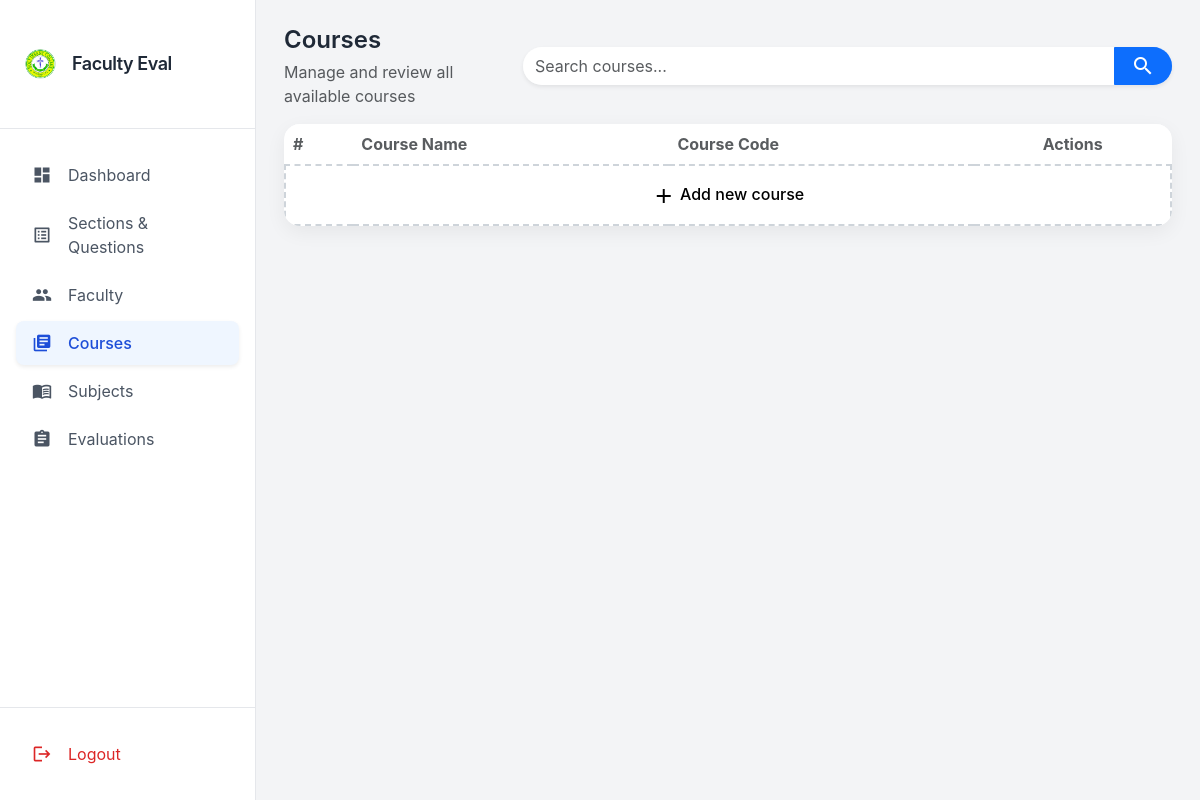
Page /courses/ on the earlier database version.
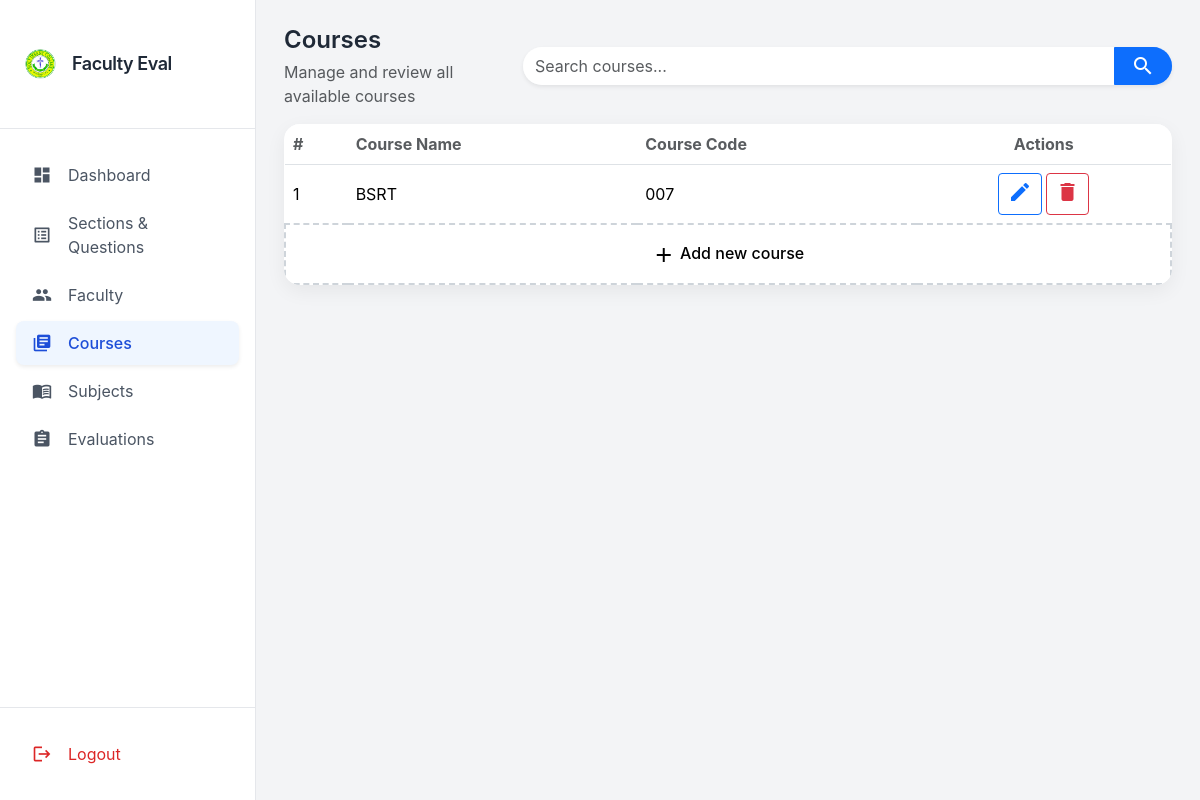
Same page on the later database version.
### evaluation/models.py (models this page shows, shortened)
class Course(models.Model):
    name = models.CharField(max_length=100, unique=True)
    code = models.CharField(max_length=20, blank=True, null=True)

### evaluation/views.py (the view)
# urls.py: path('courses/', views.courses_list, name='courses_list'),
def courses_list(request):
    query = request.GET.get('q', '')
    courses_qs = Course.objects.all()
    if query:
        courses_qs = courses_qs.filter(name__icontains=query)
    paginator = Paginator(courses_qs.order_by('name'), 15)
    page_number = request.GET.get('page')
    page_obj = paginator.get_page(page_number)
    return render(request, 'admins/courses_list.html', {
        'courses': page_obj.object_list,
        'page_obj': page_obj,
        'is_paginated': page_obj.has_other_pages(),
        'query': query,
    })

### templates/admins/courses_list.html (shortened to what this page needs)
{% extends 'admins/base.html' %}
{% block extra_head %}
<link href="https://cdn.jsdelivr.net/npm/bootstrap@5.3.2/dist/css/bootstrap.min.css" rel="stylesheet">
{% endblock %}
{% block content %}
<div class="container-fluid py-2">
    <div class="d-flex flex-column flex-md-row justify-content-between align-items-center gap-3 mb-3">
        <div class="d-flex flex-column">
            <h2 class="text-2xl fw-semibold mb-1">Courses</h2>
            <p class="text-muted">Manage and review all available courses</p>
        </div>
        <form method="GET" class="d-flex gap-2 header-search w-100 w-md-auto">
            <div class="input-group shadow-sm rounded-pill overflow-hidden">
                <input type="text" name="q" value="{{ request.GET.q }}" class="form-control border-0" placeholder="Search courses..." style="min-width:220px;">
                <button class="btn btn-primary d-flex align-items-center justify-content-center px-3">
                    <span class="material-icons">search</span>
                </button>
            </div>
        </form>
    </div>
    <div class="dashboard-card p-0 overflow-hidden">
        <div class="table-responsive">
            <table class="table table-hover align-middle mb-0 text-nowrap">
                <thead class="bg-light">
                    <tr>
                        <th class="text-muted">#</th>
                        <th class="text-muted">Course Name</th>
                        <th class="text-muted">Course Code</th>
                        <th class="text-center text-muted">Actions</th>
                    </tr>
                </thead>
                <tbody>
                    {% for course in courses %}
                    <tr id="row-{{ course.id }}">
                        <form method="POST" action="{% url 'course_edit' course.id %}">
                        <td>{{ forloop.counter }}</td>
                        <td>
                            <span class="view">{{ course.name }}</span>
                        </td>
                        <td>
                            <span class="view">{{ course.code|default:"-" }}</span>
                        </td>
                        <td class="text-center">
                            <div class="d-flex justify-content-center gap-1 actions-btns">
                                <button type="button" class="btn btn-outline-primary btn-sm view" onclick="toggleEditCourse({{ course.id }})">
                                    <span class="material-icons">edit</span>
                                </button>
                                <button type="button" class="btn btn-outline-danger btn-sm view" data-bs-toggle="modal" data-bs-target="#deleteCourseModal{{ course.id }}">
                                    <span class="material-icons">delete</span>
                                </button>
                            </div>
                        </td>
                        </form>
                    </tr>
                    {% endfor %}
                    <tr id="ghostRow" class="add-ghost" onclick="toggleAddCourseRow()">
                        <td colspan="4" class="text-center py-3">
                            <span class="material-icons align-middle">add</span> Add new course
                        </td>
                    </tr>
                </tbody>
            </table>
        </div>
    </div>
</div>
{% endblock %}

Differences in the rows shown:
added Course: name "BSRT", code "007"
